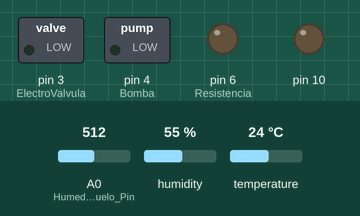
A sketch run on a simulated Arduino Uno, built with avr-gcc and run on an emulated ATmega328P. Parts: switched loads named in the sketch (green lamp = pin HIGH), output pins drawn as LEDs (lit = HIGH). The test bench sets the inputs (shaded band); at power-on: A0 (HumedadSuelo_Pin) = 512, humidity 55 %, temperature 24 °C.

Above: at 1.2 s.
1.3 s: A0 (HumedadSuelo_Pin) set to 316
2.8 s: A0 (HumedadSuelo_Pin) set to 284
At 3.4 s:
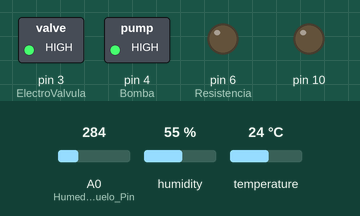
4.3 s: A0 (HumedadSuelo_Pin) set to 585
5.8 s: A0 (HumedadSuelo_Pin) set to 619
At 6.8 s:
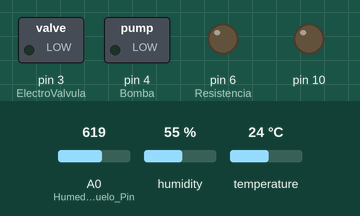
7.3 s: A0 (HumedadSuelo_Pin) set to 290
At 8.0 s:
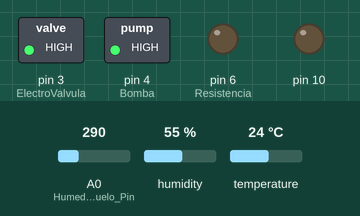
Timing chart, 0 to 9.8 s (numbered marks = the images above; inputs shaded):
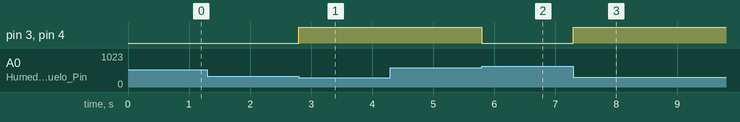

Measured:
- the behaviour switches between 300 and 299 on A0 (HumedadSuelo_Pin) (found by bisection; images 0 and 1)
- the behaviour switches between 600 and 601 on A0 (HumedadSuelo_Pin) (found by bisection; images 1 and 2)
- after the input at 1.3 s, every drawn part: stays the same
- after the input at 2.8 s, pin 3 (ElectroValvula), pin 4 (Bomba): LOW → HIGH at once
- after the input at 4.3 s, every drawn part: stays the same
- after the input at 5.8 s, pin 3 (ElectroValvula), pin 4 (Bomba): HIGH → LOW at once
- after the input at 7.3 s, pin 3 (ElectroValvula), pin 4 (Bomba): LOW → HIGH at once

The sketch:

INVERNADERO_AUTOMATIZADO.ino
```cpp
//LIBRERIAS TIEMPO REAL ////
#include <Wire.h>
#include "RTClib.h"
RTC_DS1307 RTC;

//LIBRERIAS SENSOR DHT ////
#include "DHT.h" //Llamado de libreria DHT
#define DHTPin 5    // Pin al que se conecta el sensor DTH
#define DHTTYPE DHT22
DHT dht(DHTPin, DHTTYPE);

float Humedad_Ambiente = 0; float Temperatura_Ambiente = 0;

float Temp_Ambient_Minima = 0; float Temp_Ambient_Maxima = 0;

float Humedad_Ambient_Minima = 0; float Humedad_Ambient_Maxima = 0;


//LIBRERIAS SENSOR SUELO ////
const int HumedadSuelo_Pin = A0; //Pin del sensor de humedad de suelo
int HumedadSuelo=0;
/*
  # the sensor value description
  # 0  ~300     dry soil
  # 300~700     humid soil
  # 700~950     in water
*/
int HumedadMinima=300; int HumedadMaxima=600;

//VARIABLES DE SALIDA ////
const int ElectroValvula = 3;
const int Bomba = 4;
const int Extractor = 5;
const int Resistencia =6;


void setup()
{
   Serial.begin(9600);
   dht.begin();
   Wire.begin();
   RTC.begin();
   RTC.adjust(DateTime(__DATE__, __TIME__));

   pinMode(10, OUTPUT);
   pinMode(ElectroValvula, OUTPUT); pinMode(Bomba, OUTPUT); pinMode(Extractor, OUTPUT); pinMode(Resistencia, OUTPUT);
}

void loop()
{
   Humedad_Ambiente = dht.readHumidity();
   Temperatura_Ambiente = dht.readTemperature();
   HumedadSuelo = analogRead(HumedadSuelo_Pin);
   Riego();
   Control_Temp();
}


void Riego()
{
  if(HumedadSuelo < HumedadMinima)
  {
    while(HumedadSuelo <= HumedadMaxima) { digitalWrite(ElectroValvula,HIGH); digitalWrite(Bomba,HIGH); HumedadSuelo = analogRead(HumedadSuelo_Pin);}
    digitalWrite(ElectroValvula,LOW); digitalWrite(Bomba,LOW);
  }
}

void Control_Temp()
{
  if (Temperatura_Ambiente >= Temp_Ambient_Maxima)
  {
    while(Temperatura_Ambiente <= Temp_Ambient_Minima) { digitalWrite(Extractor, HIGH); Temperatura_Ambiente = dht.readTemperature();}
    digitalWrite(Extractor, LOW);
  }

  if (Temperatura_Ambiente <= Temp_Ambient_Minima)
  {
    while(Temperatura_Ambiente >= Temp_Ambient_Maxima) { digitalWrite(Resistencia, HIGH); Temperatura_Ambiente = dht.readTemperature();}
    digitalWrite(Resistencia, LOW);
   }
}
```
